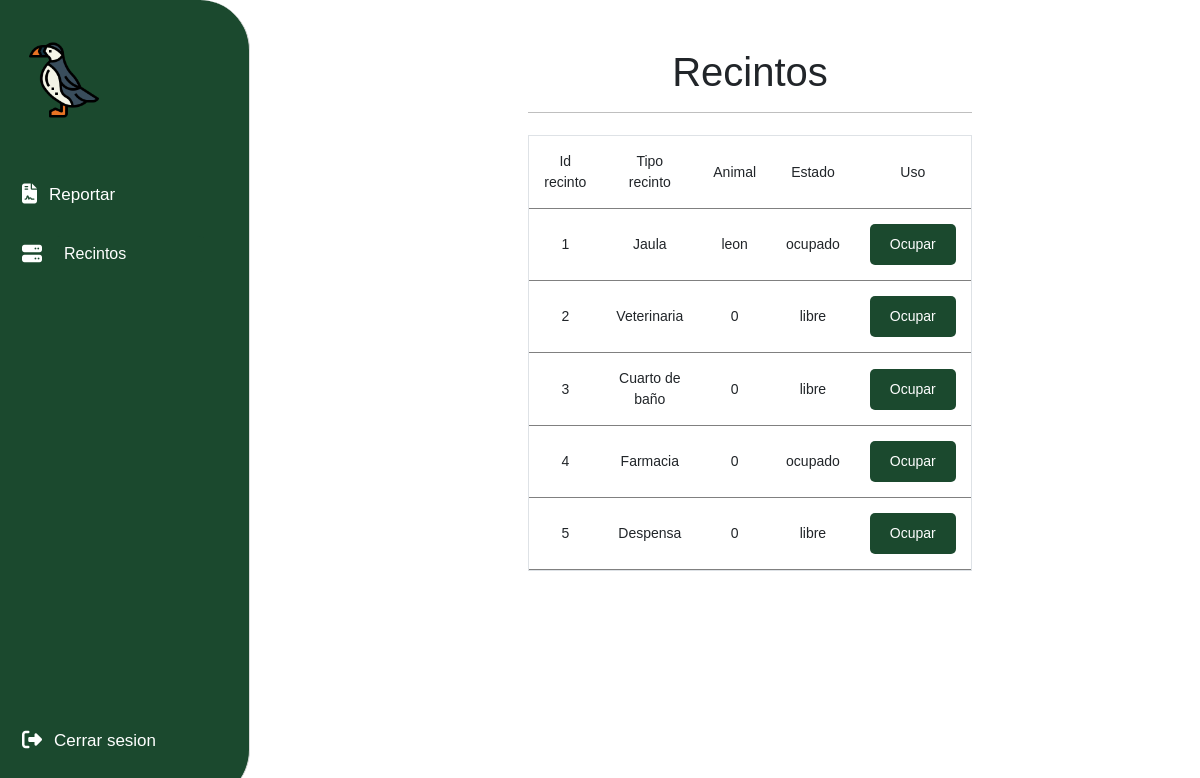
Page /cuidador/cuidador.php on the earlier database version.
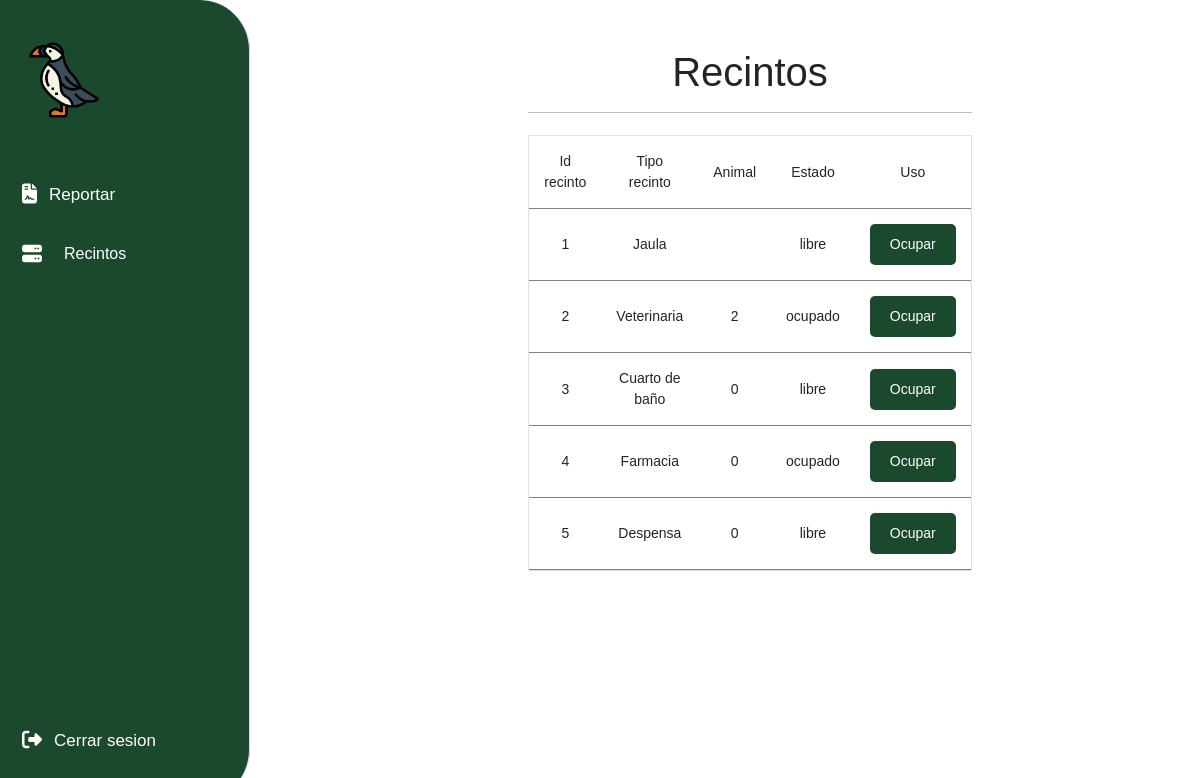
Same page on the later database version.
### tables this page shows
CREATE TABLE `recintos` (
  `id_recintos` int(11) NOT NULL,
  `tipo` varchar(60) NOT NULL,
  `n_animales` varchar(60) NOT NULL,
  `estado` varchar(60) NOT NULL
);

### cuidador/cuidador.php (the view, shortened to what this page needs)
<?php
    require ('../includes/conexion.php');
?>
<!DOCTYPE html>
<html lang="es">
<head>
    <link rel="stylesheet" type="text/css" href="../CSS/cuidador.css">
    <link href="https://cdn.jsdelivr.net/npm/bootstrap@5.3.0-alpha3/dist/css/bootstrap.min.css" rel="stylesheet">
</head>
<body>
    <aside class="sidebar">
      <header class="sidebar-header">
        <img class="logo-img" src="../images/frailecillo.png"/>
      </header>
      <nav>
        <button type="button" data-bs-toggle="modal" data-bs-target="#reportes_cuidador">
          <span>
            <i class="fa-solid fa-file-contract" style="color: #ffffff;"></i>
            <span>Reportar</span>
          </span>
        </button>
        <button>
          <span>
            <i class="fa-solid fa-server" style="color: #ffffff;"></i>
            <span><select id="menu" class="tablas_menu"><option value="option1">Recintos</option>
            </select></span>
          </span>
        </button>
        <button id="logout-button">
          <span>
            <i class="fa-solid fa-right-from-bracket"></i>
            <span>Cerrar sesion</span>
          </span>
        </button>
      </nav>
    </aside>
    <div id="option1" class="opciones">
    <br><br>
    <center><h1>Recintos</h1></center>
    <hr style="border: none; border-top: 1px solid black;">
    <div id="recintos">
    	<div class="table">
    		<table>
    			<thead>
    			<tr>
    				<td>Id recinto</td>
    				<td>Tipo recinto</td>
    				<td>Animal</td>
    				<td>Estado</td>
            <td>Uso</td>
    			</tr>
    			</thead>
    			<tbody>
    				<?php
    				$sql="SELECT * from recintos";
    				$result=mysqli_query($conn,$sql);
    				while($mostrar=mysqli_fetch_array($result)){
                        $arreglo = $mostrar['id_recintos'].','.$mostrar['n_animales'].','.$mostrar['estado'];
    				 ?>
    				<tr>
    					<td><?php echo $mostrar['id_recintos'] ?></td>
    					<td><?php echo $mostrar['tipo'] ?></td>
    					<td><?php echo $mostrar['n_animales'] ?></td>
    					<td><?php echo $mostrar['estado'] ?></td>
    					<td><button type="button" data-bs-toggle="modal" data-bs-target="#editar_recintos" class="boton" onclick="estado_rec('<?php echo $arreglo?>')">Ocupar</td>
    				</tr>
    				<?php
    				}
    				 ?>
    			</tbody>
    		</table>
    	</div>
      </div>
    </div>
</body>
</html>

Differences in the rows shown:
changed recintos "Jaula": estado "ocupado" → "libre"; n_animales "leon" → (not shown)
changed recintos "Veterinaria": n_animales "0" → "2"; estado "libre" → "ocupado"
